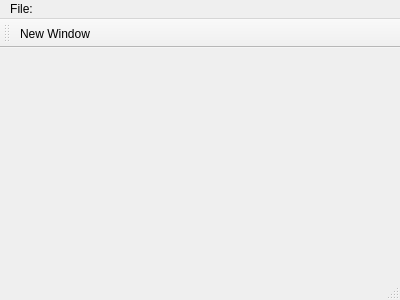
<?xml version="1.0" encoding="UTF-8"?>
<ui version="4.0">
 <class>MainWindow</class>
 <widget class="QMainWindow" name="MainWindow">
  <property name="geometry">
   <rect>
    <x>0</x>
    <y>0</y>
    <width>400</width>
    <height>300</height>
   </rect>
  </property>
  <property name="windowTitle">
   <string>MainWindow</string>
  </property>
  <widget class="QWidget" name="centralWidget"/>
  <widget class="QMenuBar" name="menuBar">
   <property name="geometry">
    <rect>
     <x>0</x>
     <y>0</y>
     <width>400</width>
     <height>25</height>
    </rect>
   </property>
   <widget class="QMenu" name="menuFile">
    <property name="title">
     <string>File:</string>
    </property>
    <addaction name="actionNew_Window"/>
   </widget>
   <addaction name="menuFile"/>
  </widget>
  <widget class="QToolBar" name="mainToolBar">
   <attribute name="toolBarArea">
    <enum>TopToolBarArea</enum>
   </attribute>
   <attribute name="toolBarBreak">
    <bool>false</bool>
   </attribute>
   <addaction name="actionNew_Window"/>
  </widget>
  <widget class="QStatusBar" name="statusBar"/>
  <action name="actionNew_Window">
   <property name="text">
    <string>New Window</string>
   </property>
  </action>
 </widget>
 <layoutdefault spacing="6" margin="11"/>
 <resources/>
 <connections/>
</ui>
